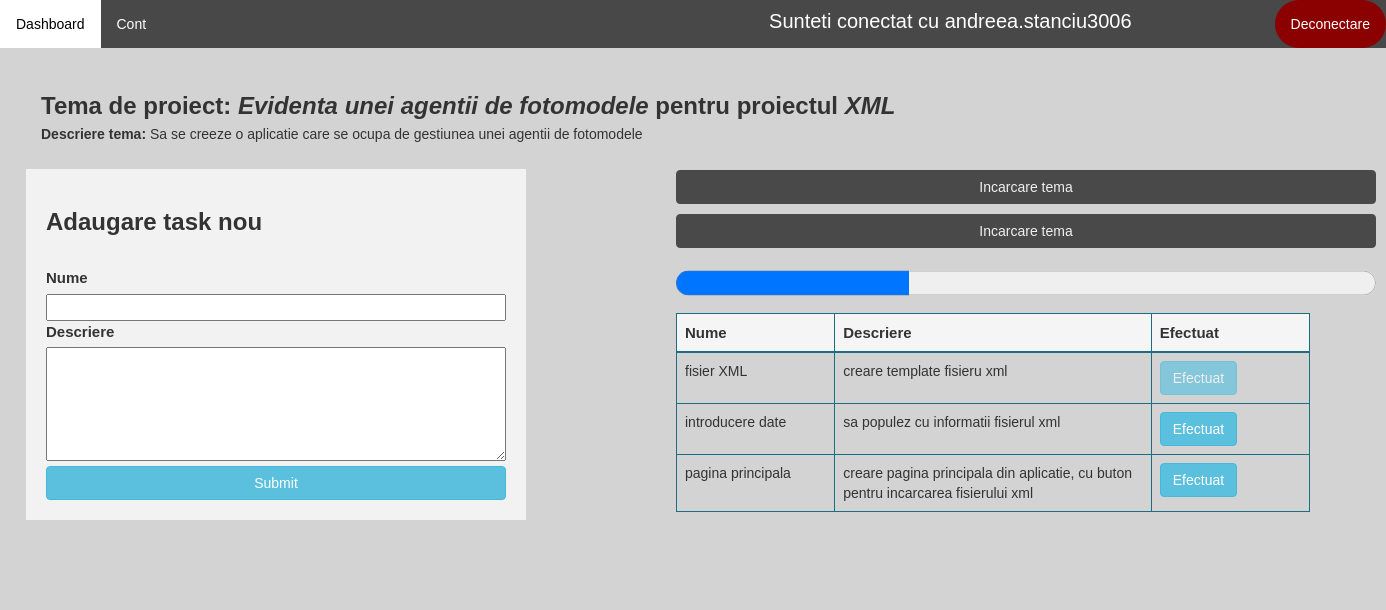
The page /disciplina-student/tema/643 (signed in) on the database as committed earlier.
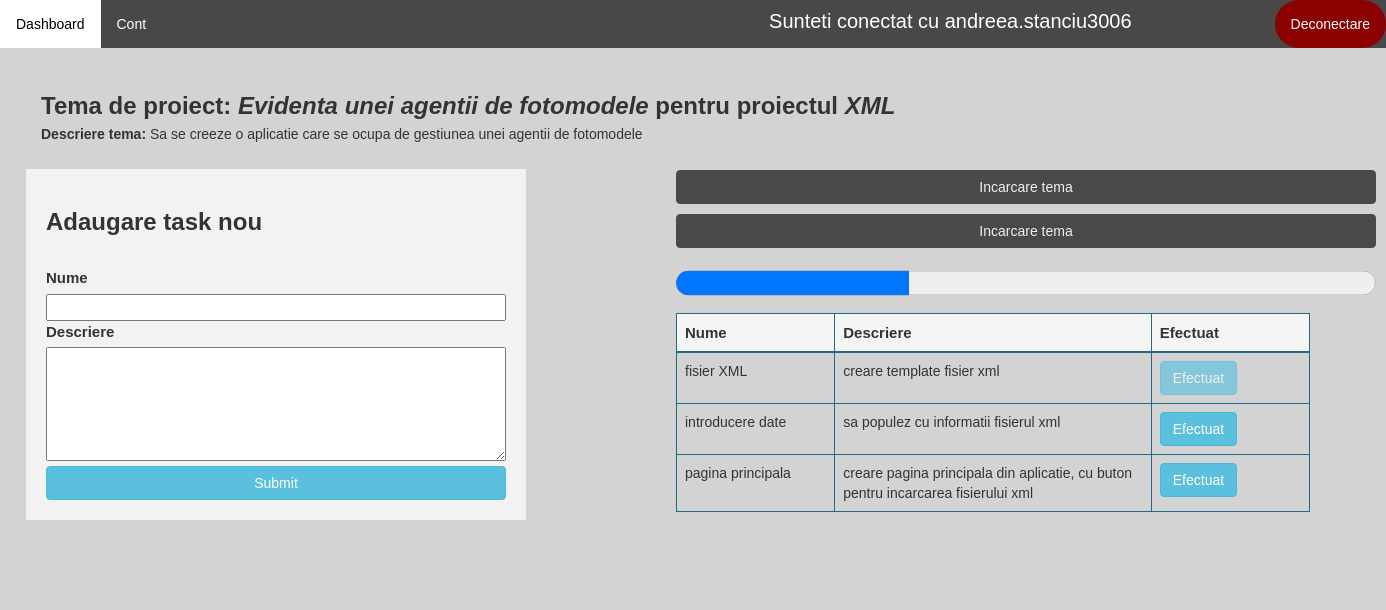
The same page on the database as committed later.
### application/models.py (models this page shows)
class Task(models.Model):
    id = models.AutoField(primary_key=True)
    nume = models.CharField(max_length=100)
    descriere = models.CharField(max_length=300)
    tema = models.ForeignKey(Tema, on_delete=models.CASCADE)
    student = models.ForeignKey(Student, on_delete=models.CASCADE, default=False)
    efectuat = models.BooleanField()

### application/decorators.py (the view)
        def wrapper_func(request, *args, **kwargs):
            user_groups = list()
            for group in request.user.groups.all():
                user_groups.append(group.name)
            if allowed_roles[0] in user_groups:
                return view_func(request, *args, **kwargs)
            else:
                return redirect('dashboard')

### application/functions.py (called while the page is built)
def get_user_info(request):
    user = request.user
    user_groups = [group.name for group in user.groups.all()]
    if 'admin' in user_groups:
        user_type = 'admin'
    elif 'studenti' in user_groups:
        user_type = 'student'
    elif 'secretariat' in user_groups:
        user_type = 'secretar'
    else:
        user_type = 'profesor'
    out = {'user': user,
           'user_groups': user_groups,
           'user_type': user_type
           }
    return out

def create_context(request=None, extract_user_info=True):
    if extract_user_info and not request:
        raise ValueError("request must be set if extract_user_info is True")
    out = {}
    if extract_user_info:
        out.update(get_user_info(request))
    return out

### application/templates/application/student/tema.html (shortened to what the changed rows need)
{% extends 'application/dashboard.html' %}
{% load static %}
{% block article %}
    <link rel="stylesheet" href="{% static 'application/css/tema.css' %}">
        <h1 style="color: #383838; font-size: 70px; padding: 30px; margin-top: -20px"><b>{{ disciplina.nume }}</b></h1>
    <h3 style="margin-top: -30px"><b>Tema de proiect: <i>{{ tema.nume }}</i> pentru proiectul <i>{{ tema.proiect.nume }}</i></b></h3><br>
        <div class="row d-flex justify-content-center" style="width: auto; position: center;">
                <div style="margin-top: -400px; margin-left: 600px; padding: 50px">
                    <table class="table table-bordered" id="myTable" style="border-color: #1b6d85; width: 700px">
                        <thead style="background-color: whitesmoke; border-color: #1b6d85; font-size: 15px; width: 60px">
                        <tr  style="border-color: #1b6d85">
                            <th  style="border-color: #1b6d85; width: 25%">Nume</th>
                            <th  style="border-color: #1b6d85; width: 50%">Descriere</th>
                            <th  style="border-color: #1b6d85; width: 25%">Efectuat</th>
                        </tr>
                    </thead>
                    <tbody>
                    {% for task in tasks %}
                        <tr>
                            <td  style="border-color: #1b6d85">{{ task.nume }}</td>
                            <td  style="border-color: #1b6d85">{{ task.descriere }}</td>
                            <td  style="border-color: #1b6d85">
                                {% if task.efectuat == False %}
                                    <form action="{% url 'efectuareTask' tema.id task.id %}" method="GET">
                                        <button class="btn btn-info">Efectuat</button>
                                    </form>
                                {% else %}
                                    <button class="btn btn-info" disabled>Efectuat</button>
                                {% endif %}
                            </td>
                        </tr>
                    {% endfor %}
                    </tbody>
                </table>
            </div>
        </div>
{% endblock %}

Rows that differ between the two databases and show on the page:
changed Task "fisier XML": descriere "creare template fisieru xml" → "creare template fisier xml"
